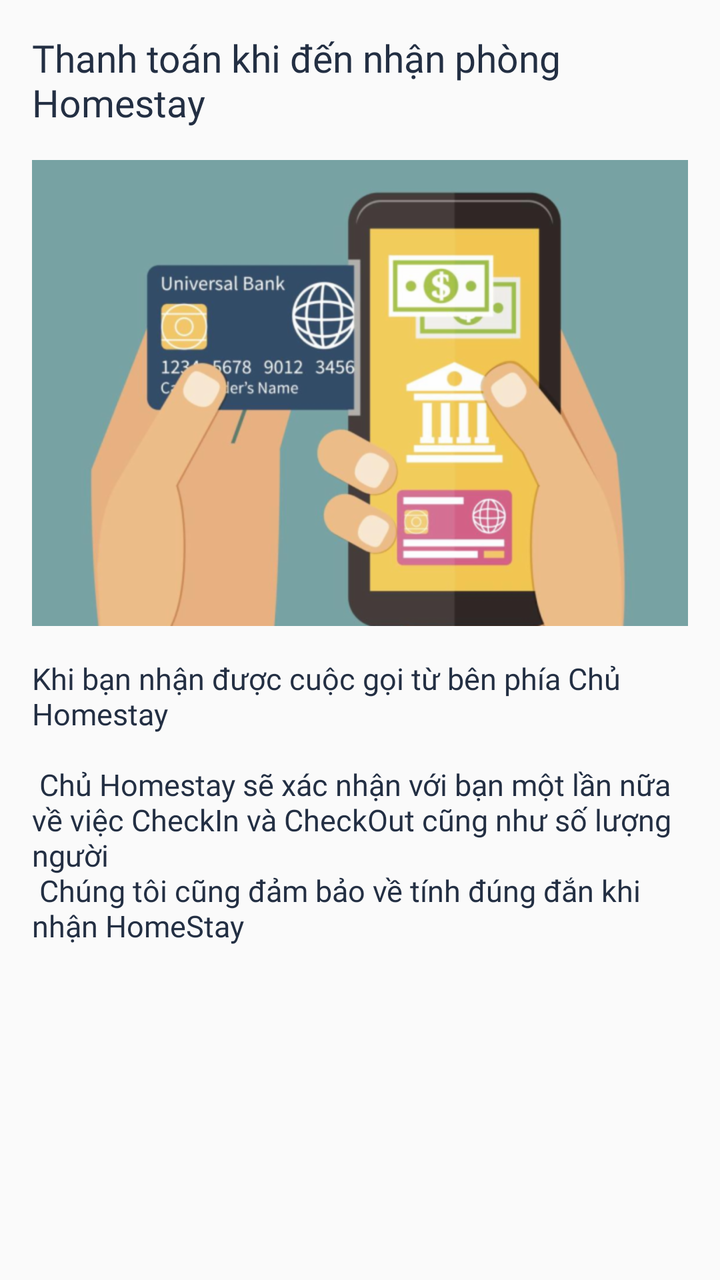
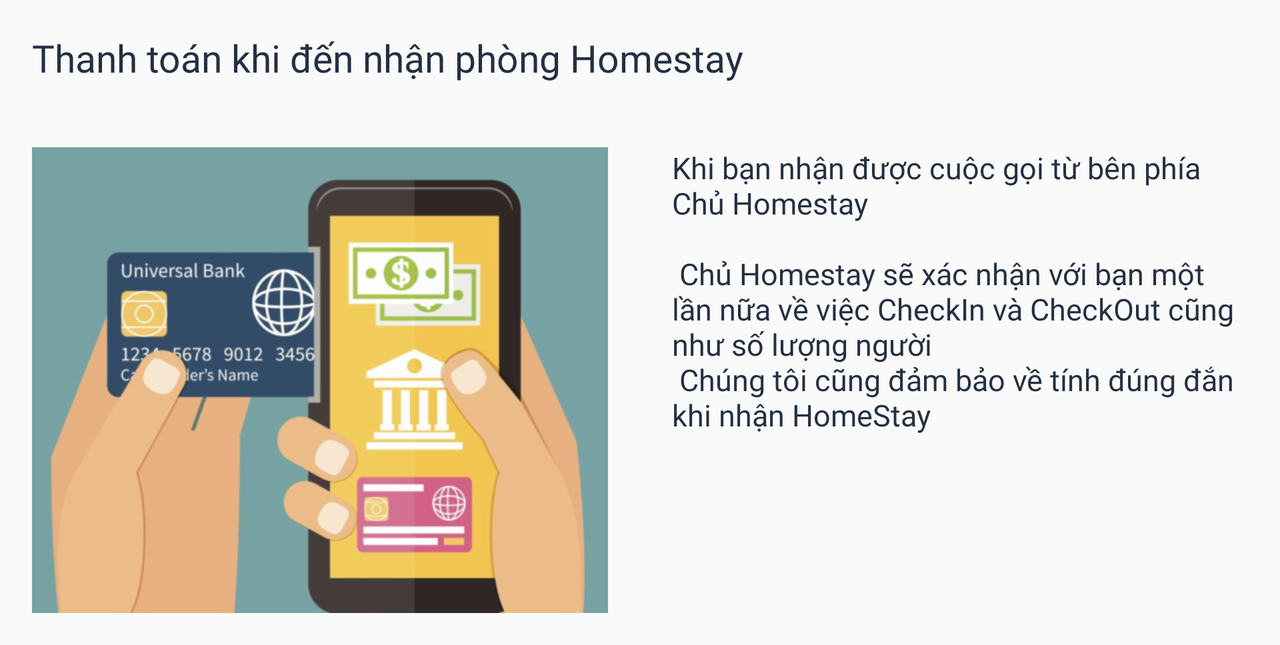

Compare how this app lays out the same screen by default and in its alternative resource folder. The renders come first, then the two layout files and the values they reference.
<!-- AndroidManifest.xml: application theme AppTheme -->
<!-- res/layout/dialog_guide_payments.xml -->
<?xml version="1.0" encoding="utf-8"?>
<androidx.constraintlayout.widget.ConstraintLayout
    xmlns:android="http://schemas.android.com/apk/res/android"
    xmlns:app="http://schemas.android.com/apk/res-auto"
    android:layout_width="match_parent"
    android:layout_height="match_parent"
    android:background="?attr/switch_black_white">

    <TextView
        android:id="@+id/textView7"
        android:layout_width="0dp"
        android:layout_height="wrap_content"
        android:layout_marginStart="16dp"
        android:layout_marginTop="16dp"
        android:layout_marginEnd="16dp"
        android:text="@string/guide_payment"
        app:layout_constraintEnd_toEndOf="parent"
        app:layout_constraintStart_toStartOf="parent"
        app:layout_constraintTop_toTopOf="parent"
        style="@style/TextViewBackground"/>

    <ImageView
        android:id="@+id/imageView2"
        android:layout_width="0dp"
        android:layout_height="wrap_content"
        android:layout_marginTop="16dp"
        app:layout_constraintEnd_toEndOf="@+id/textView7"
        app:layout_constraintStart_toStartOf="@+id/textView7"
        app:layout_constraintTop_toBottomOf="@+id/textView7"
        android:src="@drawable/chuyenkhoan"
        android:scaleType="centerCrop"
        android:contentDescription="@string/todo"/>

    <TextView
        android:id="@+id/textView19"
        android:layout_width="0dp"
        android:layout_height="wrap_content"
        android:layout_marginTop="16dp"
        android:text="@string/guide_payment_article"
        app:layout_constraintEnd_toEndOf="@+id/imageView2"
        app:layout_constraintStart_toStartOf="@+id/imageView2"
        app:layout_constraintTop_toBottomOf="@+id/imageView2"
        style="@style/TextViewBackgroundLight"/>
</androidx.constraintlayout.widget.ConstraintLayout>
<!-- resources referenced by this layout -->
<resources>
  <!-- drawable chuyenkhoan: png bitmap (drawable, 151816 bytes) -->
  <string name="guide_payment">
          Thanh toán khi đến nhận phòng Homestay
      </string>
  <string name="guide_payment_article">
          Khi bạn nhận được cuộc gọi từ bên phía Chủ Homestay \n
          \n Chủ Homestay sẽ xác nhận với bạn một lần nữa về việc CheckIn và CheckOut cũng như số lượng người
          \n Chúng tôi cũng đảm bảo về tính đúng đắn khi nhận HomeStay
      </string>
  
      //social home
  <string name="todo">TODO</string>
  <style name="TextViewBackground">
          <item name="android:fontFamily">@font/roboto_bold</item>
          <item name="android:textSize">19sp</item>
          <item name="android:textColor">@color/colorPrimaryDark</item>
      </style>
  <style name="TextViewBackgroundLight">
          <item name="android:fontFamily">@font/robotocondensed_light</item>
          <item name="android:textSize">15sp</item>
          <item name="android:textColor">@color/colorPrimaryDark</item>
          <item name="android:textAlignment">textStart</item>
      </style>
  <style name="AppTheme" parent="Theme.AppCompat.Light.NoActionBar">
          
          <item name="colorPrimary">@color/colorPrimary</item>
          <item name="colorPrimaryDark">@color/colorPrimaryDark</item>
          <item name="colorAccent">@color/colorAccent</item>
      </style>
  <color name="colorPrimaryDark">#232F43</color>
  <color name="colorPrimary">#4A6572</color>
  <color name="colorAccent">#D81B60</color>
</resources>
<!-- res/layout-land/dialog_guide_payments.xml (the repository's variant of the layout above) -->
<!-- drawn on the phone turned sideways -->
<?xml version="1.0" encoding="utf-8"?>
<androidx.core.widget.NestedScrollView
    xmlns:android="http://schemas.android.com/apk/res/android"
    android:layout_width="match_parent"
    android:layout_height="wrap_content"
    android:background="?attr/switch_black_white"
    >

    <LinearLayout
        android:baselineAligned="false"
        android:layout_width="match_parent"
        android:layout_height="match_parent"
        android:orientation="vertical">

        <TextView
            android:id="@+id/textView7"
            android:layout_width="match_parent"
            android:layout_height="wrap_content"
            android:layout_margin="@dimen/dp16"
            android:text="@string/guide_payment"
            style="@style/TextViewBackground"/>

        <LinearLayout
            android:layout_width="match_parent"
            android:layout_height="match_parent"
            android:orientation="horizontal">
            <ImageView
                android:id="@+id/imageView2"
                android:layout_width="0dp"
                android:layout_height="wrap_content"
                android:layout_margin="@dimen/dp16"
                android:layout_weight="1"
                android:contentDescription="@string/todo"
                android:scaleType="centerCrop"
                android:src="@drawable/chuyenkhoan"
                 />

            <TextView
                android:id="@+id/textView19"
                style="@style/TextViewBackgroundLight"
                android:layout_width="0dp"
                android:layout_height="wrap_content"
                android:layout_margin="@dimen/dp16"
                android:layout_weight="1"
                android:text="@string/guide_payment_article"
                 />
        </LinearLayout>
    </LinearLayout>


</androidx.core.widget.NestedScrollView>
<!-- resources referenced by the variant -->
<!-- as the phone turned sideways resolves them -->
<resources>
  <dimen name="dp16">16dp</dimen>
  <!-- drawable chuyenkhoan: png bitmap (drawable, 151816 bytes) -->
  <string name="guide_payment">
          Thanh toán khi đến nhận phòng Homestay
      </string>
  <string name="guide_payment_article">
          Khi bạn nhận được cuộc gọi từ bên phía Chủ Homestay \n
          \n Chủ Homestay sẽ xác nhận với bạn một lần nữa về việc CheckIn và CheckOut cũng như số lượng người
          \n Chúng tôi cũng đảm bảo về tính đúng đắn khi nhận HomeStay
      </string>
  
      //social home
  <string name="todo">TODO</string>
  <style name="TextViewBackground">
          <item name="android:fontFamily">@font/roboto_bold</item>
          <item name="android:textSize">19sp</item>
          <item name="android:textColor">@color/colorPrimaryDark</item>
      </style>
  <style name="TextViewBackgroundLight">
          <item name="android:fontFamily">@font/robotocondensed_light</item>
          <item name="android:textSize">15sp</item>
          <item name="android:textColor">@color/colorPrimaryDark</item>
          <item name="android:textAlignment">textStart</item>
      </style>
  <style name="AppTheme" parent="Theme.AppCompat.Light.NoActionBar">
          
          <item name="colorPrimary">@color/colorPrimary</item>
          <item name="colorPrimaryDark">@color/colorPrimaryDark</item>
          <item name="colorAccent">@color/colorAccent</item>
      </style>
  <color name="colorPrimaryDark">#232F43</color>
  <color name="colorPrimary">#4A6572</color>
  <color name="colorAccent">#D81B60</color>
</resources>
